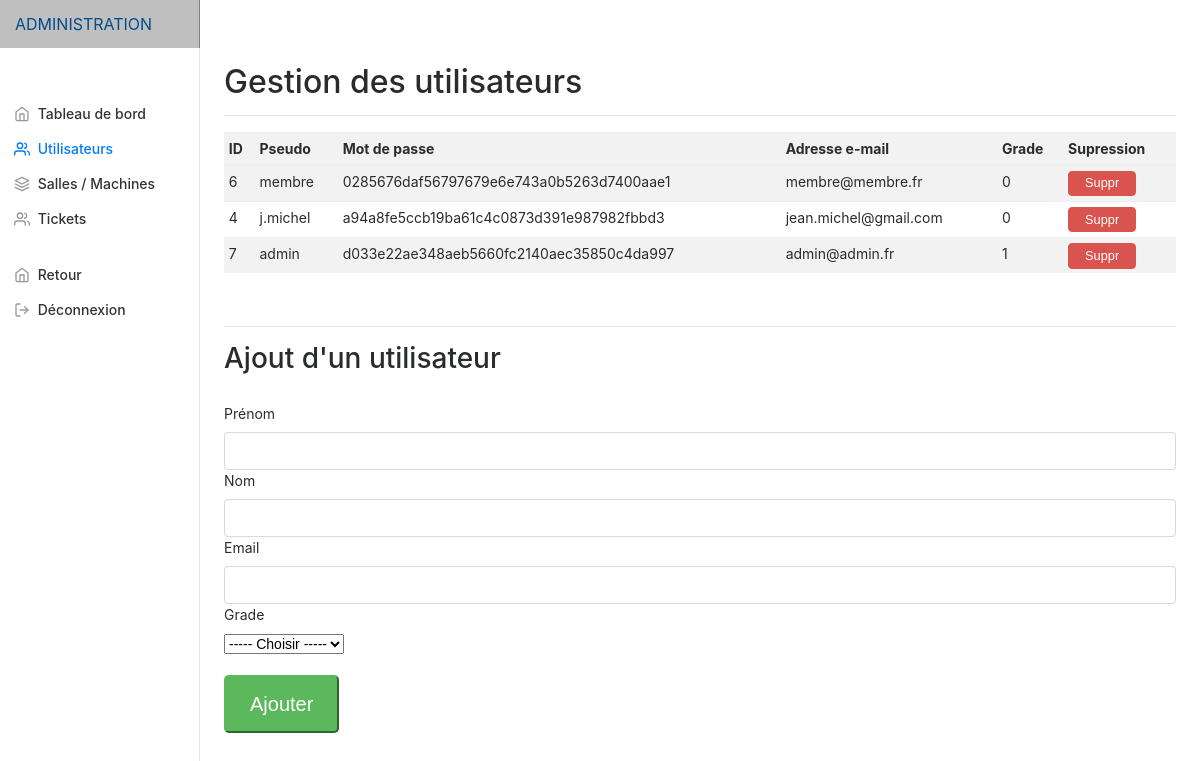
Page /admin.php?selector=2 (signed in) on the committed database.
### tables this page shows
CREATE TABLE IF NOT EXISTS `utilisateurs` (
  `id_utilisateur` int(11) NOT NULL AUTO_INCREMENT,
  `pseudo` varchar(255) DEFAULT NULL,
  `prenom_utilisateur` varchar(255) DEFAULT NULL,
  `nom_utilisateur` varchar(255) DEFAULT NULL,
  `mot_de_passe` char(255) DEFAULT NULL,
  `adresse_email` varchar(255) DEFAULT NULL,
  `code_postal` int(11) DEFAULT NULL,
  `rue` varchar(255) DEFAULT NULL,
  `pays` varchar(255) DEFAULT NULL,
  `administrateur` tinyint(1) NOT NULL DEFAULT '0',
  PRIMARY KEY (`id_utilisateur`)
);

### inc/admin/incadmin.php (called while the page is built)
<?php
if(isset($_GET['selector']))
{
  if(($_GET['selector'] >= 1)&&($_GET['selector'] <= 4)){
    $selector = $_GET['selector'];
  }
}else{
  $selector = 0;
}
?>

### inc/bdd.php (called while the page is built, shortened)
<?php
try
{
	$bdd = new PDO('mysql:host=localhost;dbname=glpi;charset=utf8', 'root', '');
}
catch (Exception $e)
{
        die('<b>Il y a un probl&egrave;me sur notre site, revenez plus tard ! </b><br/><br/>' . $e->getMessage());
}
if(isset($_SESSION['id_utilisateur'])) {
   $getid = intval($_SESSION['id_utilisateur']);
   $req = $bdd->prepare('SELECT * FROM utilisateurs WHERE id_utilisateur = ?');
   $req->execute(array($getid));
}
?>

### inc/admin/utilisateurs.php (the view, shortened to what this page needs)
<?php
  $req = $bdd->prepare('SELECT * FROM utilisateurs ');
  $req->execute();
  $result = $req->fetchAll();
?>
<?php
if (isset($_GET['sent']) === true) {
  include ('ajoutsent.php');
} else {
?>
<main role="main" class="col-md-9 ml-sm-auto col-lg-10 pt-3 px-4">
  <div class="d-flex justify-content-between flex-wrap flex-md-nowrap align-items-center pb-2 mb-3 border-bottom">
    <h1 class="h2">Gestion des utilisateurs</h1>
  </div>
  <div class="table-responsive">
    <?php
    if($result) {
        echo '<table class="table table-striped table-sm responsive">';
            echo '<thread>';
            echo '<tr>';
            echo '<th>ID</th>';
            echo '<th>Pseudo</th>';
            echo '<th>Mot de passe</th>';
            echo '<th>Adresse e-mail</th>';
            echo '<th>Grade</th>' ;
            echo '<th>Supression</th>' ;
            echo '</tr>';
            echo '</thread>';
            echo '<tbody>';
        foreach($result as $row) {
            echo '<tr>';
            echo '<td>'.$row["id_utilisateur"].'</td>';
            echo '<td>'.$row["pseudo"].'</td>';
          echo '<td>'.$row["mot_de_passe"].'</td>';
            echo '<td>'.$row["adresse_email"].'</td>';
          echo '<td>'.$row["administrateur"].'</td>';
          echo '<td><a href="admin.php?selector=2&top='. $row["id_utilisateur"].'"><button type="submit" class="btn btn-danger btnsuppr">Suppr</button></a></td>';
          echo '</tr>'."\n";
        }
    echo '</tbody>';
        echo '</table>'."\n";
    }
    else echo 'Pas d\'enregistrements dans cette table...';
    ?>
  </div>
<br>
<hr>
<h3> Ajout d'un utilisateur </h3>
<br>
<form method="post" action="#">
  <div>
    <label for="prenom">Prénom</label>
    <input type="text" name="prenom" class="form-control" id="prenom">
  </div>
  <div>
    <label for="nom">Nom</label>
    <input type="text" name="nom" class="form-control" id="nom">
  </div>
  <div>
    <label for="email">Email</label>
    <input type="email" name="email" class="form-control" id="email">
  </div>
<div>
  <label for="grade">Grade</label>
  <br>
  <select name="grade">
<option value=""> ----- Choisir ----- </option>
</select>
</div>
<br>
  <button type="submit" name="ajout" class="tn btn-lg btn-success buttonlogin">Ajouter</button>
</form>
</main>
<?php } ?>

### admin.php (shortened to what this page needs)
<?php require ('inc/bdd.php'); ?>
<?php require ('inc/admin/incadmin.php'); ?>
<!doctype html>
<html lang="fr">
  <head>
    <link href="bootstrap/dist/css/bootstrap.min.css" rel="stylesheet">
    <link href="assets/css/dashboard.css" rel="stylesheet">
  </head>
  <body>
    <nav class="navbar navbar-dark sticky-top bg-dark flex-md-nowrap p-0">
      <a class="navbar-brand col-sm-3 col-md-2 mr-0" href="admin.php">ADMINISTRATION</a>
    </nav>
    <div class="container-fluid">
      <div class="row">
        <nav class="col-md-2 d-none d-md-block bg-light sidebar">
          <div class="sidebar-sticky">
            <ul class="nav flex-column" style="margin-top: 40px; ">
              <?php
                    switch ($selector) {
                      case '2':
                      include ('inc/admin/activenav/active2.php');
                      break;
                    }
                  ?>
            </ul>
          </div>
        </nav>
        <?php
              switch ($selector) {
                case '2':
                include ('inc/admin/utilisateurs.php');
                break;
              }
            ?>
      </div>
    </div>
  </body>
</html>

### inc/admin/activenav/active2.php (shortened to what this page needs)
<li class="nav-item">
  <a class="nav-link" href="admin.php?selector=1">
    <span data-feather="home"></span>
    Tableau de bord <span class="sr-only">(current)</span>
  </a>
</li>
<li class="nav-item">
  <a class="nav-link active" href="admin.php?selector=2">
    <span data-feather="users"></span>
    Utilisateurs
  </a>
</li>
<li class="nav-item">
  <a class="nav-link collapsed" href="#submenu1" data-toggle="collapse" data-target="#submenu1"> <span data-feather="layers"></span> Salles / Machines</a>
</li>
<li class="nav-item">
  <a class="nav-link" href="admin.php?selector=4">
    <span data-feather="users"></span>
    Tickets
  </a>
</li>
<br>
<li class="nav-item">
  <a class="nav-link" href="#">
    <span data-feather="home"></span>
    Retour
  </a>
</li>
<li class="nav-item">
  <a class="nav-link" href="logout.php">
    <span data-feather="log-out"></span>
    Déconnexion
  </a>
</li>

### assets/css/dashboard.css (style rules this page uses)
body { font-size: .875rem; }
.feather { width: 16px; height: 16px; vertical-align: text-bottom; }
.sidebar { position: fixed; top: 0; bottom: 0; left: 0; z-index: 100; padding: 0; box-shadow: inset -1px 0 0 rgba(0, 0, 0, .1); }
.sidebar-sticky { position: -webkit-sticky; position: sticky; top: 48px; height: calc(100vh - 48px); padding-top: .5rem; overflow-x: hidden; overflow-y: auto; }
.sidebar .nav-link { font-weight: 500; color: #333; }
.sidebar .nav-link .feather { margin-right: 4px; color: #999; }
.sidebar .nav-link.active { color: #007bff; }
.sidebar .nav-link:hover .feather, .sidebar .nav-link.active .feather { color: inherit; }
.navbar-brand { padding-top: .75rem; padding-bottom: .75rem; font-size: 1rem; background-color: rgba(0, 0, 0, .25); box-shadow: inset -1px 0 0 rgba(0, 0, 0, .25); }
.border-bottom { border-bottom: 1px solid #e5e5e5; }
.btnsuppr { font-size: 0.8rem; padding: 0.3em 1rem; }

### rows in the picture
utilisateurs: id_utilisateur "6", pseudo "membre", mot_de_passe "0285676daf56797679e6e743a0b5263d7400aae1", adresse_email "membre@membre.fr", administrateur "0"
utilisateurs: id_utilisateur "4", pseudo "j.michel", mot_de_passe "a94a8fe5ccb19ba61c4c0873d391e987982fbbd3", adresse_email "jean.michel@gmail.com", administrateur "0"
utilisateurs: id_utilisateur "7", pseudo "admin", mot_de_passe "d033e22ae348aeb5660fc2140aec35850c4da997", adresse_email "admin@admin.fr", administrateur "1"
